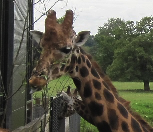
#> input picture MatlabWorkspace5Edition/Chapter 2/Giraffe.png, 153 x 132 px, found by its file name
$ python GaussianConvolution.py
#> lines starting #> are read from the running program, lines starting #| are printed output that depends on the picture
### PythonWorkSpace5Edition/Modules/ImageUtilities.py
'''
Feature Extraction and Image Processing
Mark S. Nixon & Alberto S. Aguado
http://www.southampton.ac.uk/~msn/book/
ImageUtilities: Helper module to support image read, create, show and write
                Uses PIL and numpy to work with arrays containing image data
'''

# Image load by using PIL
from PIL import Image

# Array to store image data
from numpy import array, zeros, amax, amin, clip

# Show an image
from matplotlib.pyplot import imshow
import matplotlib.pyplot as plt

# Read an image returning an array with 3 color components
# [18 lines left out: functions imageReadRGB, imageReadRGBF, not called in this run]

# Read an image returning an array with 1 component
def imageReadL(fileName):
    inputImage = Image.open(fileName)
#> inputImage is the input picture: PIL image 153x132 RGBA; mean R, G, B, A 95.6, 94.4, 80.7, 255
    width, height = inputImage.size
#> width = 153; height = 132

    inputArray = array(inputImage)
    outputArray = zeros((height, width), dtype='uint8')

    if inputImage.mode == 'L':

        # Combine pixel values, for each row and column
        for y in range(0, height):
            for x in range(0, width):
                outputArray[y,x] = inputArray[y,x]

    else:

        # Combine pixel values, for each row and column
        for y in range(0, height):
            for x in range(0, width):
                rgb = inputArray[y,x]
                outputArray[y,x] = (int(rgb[0]) + int(rgb[1]) + int(rgb[2])) / 3
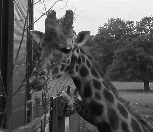
#> outputArray: shape (132, 153); min 11, max 255, mean 89.9

    return outputArray, width, height

# Save a image containing float as a gray level image
# [37 lines left out: functions imageSaveF, imageSaveL, imageSaveRGB, createImageRGB, not called in this run]

# Create a zero array with a color components
def createImageL(width, height):
    outputArray = zeros((height, width), dtype='uint8')

    return outputArray

# Create a zero array two float components
# [10 lines left out: functions createImageUV, createImage2I, not called in this run]

# Create a zero array with float components
def createImageF(width, height, numComponents = 1):
    if numComponents == 1:
        outputArray = zeros((height, width), dtype='float')
    else:
        outputArray = zeros((height, width, numComponents), dtype='float')

    return outputArray

# Create a multidimensional dimensional array
# [83 lines left out: functions createImageNF, createImageFromDataF, createScaleImageL, scaleImageL, createVectorFromDataF, createVectorF and 2 more, not called in this run]

# Show an array containing image data
def showImageL(image):
    # Create output and show
    outputImage = Image.fromarray(image, 'L')
    outputImage.show()

# Show an array containing image data
# [76 lines left out: functions showImageF, plotImageRGB, plotImageRGBF, plotImageL, plotImageF, not called in this run]

### PythonWorkSpace5Edition/Modules/PlotUtilities.py
'''
Feature Extraction and Image Processing
Mark S. Nixon & Alberto S. Aguado
http://www.southampton.ac.uk/~msn/book/
PlotUtilities: Helper module to show plots of image data
          Uses numpy  and matplotlib to work with arrays and plots
'''

# Math functions
import math

# Array to store data
import numpy as np

# Array to store image data
from numpy import zeros

# Plot functions
import matplotlib.pyplot as plt
import matplotlib.ticker as ticker

# Two alternative ways to import Axes3D.
import importlib
importlib.import_module('mpl_toolkits.mplot3d').Axes3D
#from mpl_toolkits.mplot3d import Axes3D

# Plot a histogram of data
# [102 lines left out: functions plotHistogram, plotCurve, plot2Curves, plotCurves, plotCurveXY, not called in this run]

# Plot a histogram of data
def plot3DColorHistogram(dataZ, colorsRGB, zRange = [0, 0]):

    width = dataZ.shape[1]
    height = dataZ.shape[0]

    # Convert data to array
    zData = np.array(dataZ)

    # Create an X-Y mesh of the same dimension as the 2D data
    xData, yData = np.meshgrid( np.arange(width), np.arange(height))

    # Flatten the arrays so that they may be passed to "axes.bar3d".
    xData = xData.flatten()
    yData = yData.flatten()
    zData = zData.flatten()

    colorsArray = colorsRGB.reshape((width * height, 3))

    # Create figure
    fig = plt.figure()
    axes = fig.add_subplot(projection='3d')
    axes.bar3d( xData, yData, np.zeros(len(zData)), .98, .98, zData, color=colorsArray, alpha=1.0, zsort='max')

    axes.set_xlim3d(0, width)
    axes.set_ylim3d(0, height)
    if zRange[0] != 0 or zRange[1] != 0:
        axes.set_zlim3d([zRange[0], zRange[1]])

    plt.show()

# Plot a histogram of data
# [53 lines left out: function plot3DHistogram, not called in this run]

# Plot a surface of data
def plotColorSurface(dataZ, colorsRGB, zRange = [0,0], stride = 1):

    # Size of data edges. Edges is one more than matches
    width = dataZ.shape[1]
    height = dataZ.shape[0]

    # The edges of the surface. One more than the patches
    surfaceEdges = zeros((height + 1, width + 1), dtype='float')

    # Create  edge data form the height data
    surfaceEdges[0, 0] = dataZ[0, 0]
    surfaceEdges[0, width] = dataZ[0, width-1]
    surfaceEdges[height, 0] = dataZ[height-1, 0]
    surfaceEdges[height, width] = dataZ[height-1, width-1]

    for x in range(1, width):
        surfaceEdges[0, x] = (dataZ[0, x-1] + dataZ[0, x]) / 2.0
        surfaceEdges[height, x] = (dataZ[height-1, x-1] + dataZ[height-1, x]) / 2.0

    for y in range(1, height):
        surfaceEdges[y, 0] = (dataZ[y-1, 0] + dataZ[y, 0]) / 2.0
        surfaceEdges[y, width] = (dataZ[y-1, width-1] + dataZ[y, width-1]) / 2.0

    for x in range(1, width):
        for y in range(1, height):
            surfaceEdges[y, x] = (dataZ[y-1,x-1] + dataZ[y-1,x] + dataZ[y,x-1] + dataZ[y,x]) / 4.0

    # Create the x and y pixel indices arrays
    x = np.linspace(0, width, width+1)
    y = np.linspace(0, height, height+1)
    xv, yv = np.meshgrid(x, y)

    # Create figure
    fig = plt.figure()
    axes = fig.add_subplot(projection='3d')
    axes.plot_surface(xv, yv, surfaceEdges, rstride = stride, cstride = stride, linewidth=1, facecolors=colorsRGB, alpha=1.0, antialiased=False)

    axes.set_xlim3d(0, width)
    axes.set_ylim3d(0, height)
    if zRange[0] != 0 or zRange[1] != 0:
        axes.set_zlim3d([zRange[0], zRange[1]])

    plt.show()

# Plot a surface of data
# [98 lines left out: functions plotSurface, plotWireframe, plotQuiver, not called in this run]

### PythonWorkSpace5Edition/Modules/PrintUtilities.py
'''
Feature Extraction and Image Processing
Mark S. Nixon & Alberto S. Aguado
http://www.southampton.ac.uk/~msn/book/
PrintUtilities: Helper module to print image data and messages on the standard device
'''

# Print image range
# [17 lines left out: functions printImageRangeRGB, printImageRangeL, not called in this run]

# Print image range
def printImageRangeF(image, rangeWidth, rangeHeight, formatValue = ' 3.2f'):
    print ("\n")
    for y in range(rangeHeight[0], rangeHeight[1] + 1):
        print ("[", end=' ')
        for x in range(rangeWidth[0], rangeWidth[1]  + 1):
            print (format(image[y,x], formatValue), end=' ')
        print ("]")

# Print text
def printText(text):
    print (text)

# Print text
def printTextSameLine(text):
    print (text, end=' ')

# Some operations can be slow. Print something to show progress
def printProgress(step, totalSteps):
    print (step,"/",totalSteps," .. ", end = '')


### Modules/ConvolutionUtilities.py
'''
Feature Extraction and Image Processing
Mark S. Nixon & Alberto S. Aguado
http://www.southampton.ac.uk/~msn/book/
ConvolutionUtilities: Helper module to apply convolutions. Functions to create kernels and perform convolutions
'''

# Images
from ImageUtilities import createImageF, createImageL
from ImagePropertiesUtilities import imageMaxMin

# Math and iteration
from math import exp, pow, factorial, sqrt, atan2
from timeit import itertools

# Generate a Gaussian kernel
# [83 lines left out: functions createGaussianKernel, createSobelKernel, createLaplacianKernel, not called in this run]

# Apply kernel to an image returning a gray level image
def applyKernel(inputImage, kernelImage):
    height = len(inputImage)
    width = len(inputImage[0])

    kernelHeight = len(kernelImage)
    kerelWidth = len(kernelImage[0])

    kernelCentreY = int((kernelHeight - 1) / 2)
    kernelCentreX = int((kerelWidth - 1) / 2)

    # Create images to store the result
    outputImage = createImageL(width, height)

    for x,y in itertools.product(range(0, width), range(0, height)):
        sumKernel = 0
        sumKernelWeights = 0
        for wx,wy in itertools.product(range(0, kerelWidth), range(0, kernelHeight)):
            posY = y + wy - kernelCentreY
            posX = x + wx - kernelCentreX

            if posY > -1 and posY <  height and  posX > -1 and posX <  width:
                sumKernel += float(inputImage[posY,posX]) * kernelImage[wy, wx]
                sumKernelWeights += kernelImage[wy, wx]

        if sumKernelWeights > 0:
            outputImage[y,x] = sumKernel / sumKernelWeights

    return outputImage

# Apply kernel returning a float image
# [88 lines left out: functions applyKernelF, applyKernelMA, not called in this run]

### PythonWorkSpace5Edition/ExamplesPython_3.12.8/Chapter3/GaussianConvolution.py
'''
Feature Extraction and Image Processing
Mark S. Nixon & Alberto S. Aguado
http://www.southampton.ac.uk/~msn/book/
Chapter 3
GaussianConvolution: Filter an image by the convolution of a Gaussian function
'''

# Set up modules path
# It can also be set in sys variables
import os
import sys
sys.path.append(os.path.join(os.path.dirname(__file__), "../../Modules"))

# Module functions
from ImageUtilities import imageReadL, showImageL, createImageF
from ConvolutionUtilities import applyKernel
from PlotUtilities import plotColorSurface, plot3DColorHistogram
from PrintUtilities import printImageRangeF

# Math and iteration
from math import pow, exp
from timeit import itertools

'''
Parameters:
    pathToDir = Input image directory
    imageName = Input image name
    kernelSize = Kernel size
    sigma = Standard deviation
'''
pathToDir = os.path.join(os.path.dirname(__file__), "../../Images/Chapter3/Input/")
imageName = "Giraffe.png"
kernelSize = 9
sigma = 3.0

# Read image into array
inputImage, width, height = imageReadL(pathToDir + imageName)
#> width = 153; height = 132

# Show input image
showImageL(inputImage)

# Create image to store kernel
kernelImage = createImageF(kernelSize, kernelSize)

# Three float array to store colors to be used in the surface plot
colorsRGB = createImageF(kernelSize, kernelSize, 3)

# Set the pixels of Gaussian kernel
centre = (kernelSize - 1) / 2
sumValues = 0
for x,y in itertools.product(range(0, kernelSize), range(0, kernelSize)):
    kernelImage[y,x] = exp( -0.5 * (pow((x - centre)/sigma, 2.0) +    \
                                    pow((y - centre)/sigma, 2.0)) )
    sumValues += kernelImage[y,x]

    # This is only set for the plot
    colorsRGB[y,x] = [kernelImage[y,x], kernelImage[y,x], kernelImage[y,x]]

# Normalisation
for x,y in itertools.product(range(0, kernelSize), range(0, kernelSize)):
    kernelImage[y,x] /= sumValues

# Show function
plotColorSurface(kernelImage, colorsRGB)
#> in plotColorSurface, `plt.show()`:
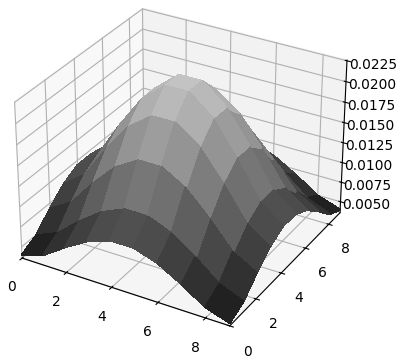
#> figure drawn by matplotlib, 1 panel

# Show kernel
plot3DColorHistogram(kernelImage, colorsRGB)
#> in plot3DColorHistogram, `plt.show()`:
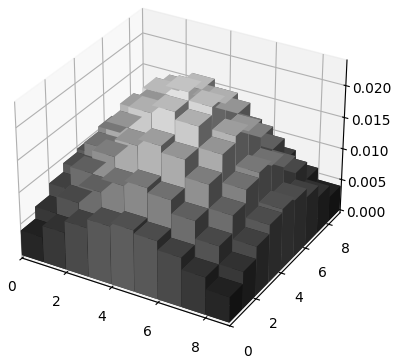
#> figure drawn by matplotlib, 1 panel

# Print kernel
printImageRangeF(kernelImage, [0, kernelSize-1], [0, kernelSize-1], '7.3')

# Apply kernel
outputImage =  applyKernel(inputImage, kernelImage)
#> in applyKernel, `width = len(inputImage[0])`: width = 153
#> in applyKernel, `outputImage = createImageL(width, height)`: outputImage: shape (132, 153); every value is 0
#> after the loop in applyKernel, `for x,y in itertools.product(range(0, width), range(0, height)):`:
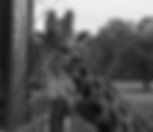
#> outputImage: shape (132, 153); min 13, max 240, mean 89.4

# Show output image
showImageL(outputImage)

$ run again, with MatlabWorkspace5Edition/Chapter 2/Dandelion.png copied over MatlabWorkspace5Edition/Chapter 2/Giraffe.png
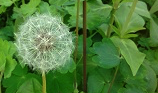
#> input picture MatlabWorkspace5Edition/Chapter 2/Dandelion.png, 158 x 93 px, found by its file name
#> in imageReadL, inputImage is the input picture: PIL image 158x93 RGBA; mean R, G, B, A 79.8, 124.8, 58.8, 255
#> after the loop in imageReadL, `for y in range(0, height):`:
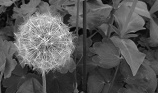
#> outputArray: shape (93, 158); min 3, max 242, mean 87.5
#> `inputImage, width, height = imageReadL(pathToDir + imageName)`: width = 158; height = 93
#> in applyKernel, `width = len(inputImage[0])`: width = 158
#> after the loop in applyKernel, `for x,y in itertools.product(range(0, width), range(0, height)):`:
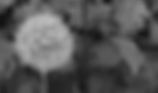
#> outputImage: shape (93, 158); min 18, max 187, mean 87
